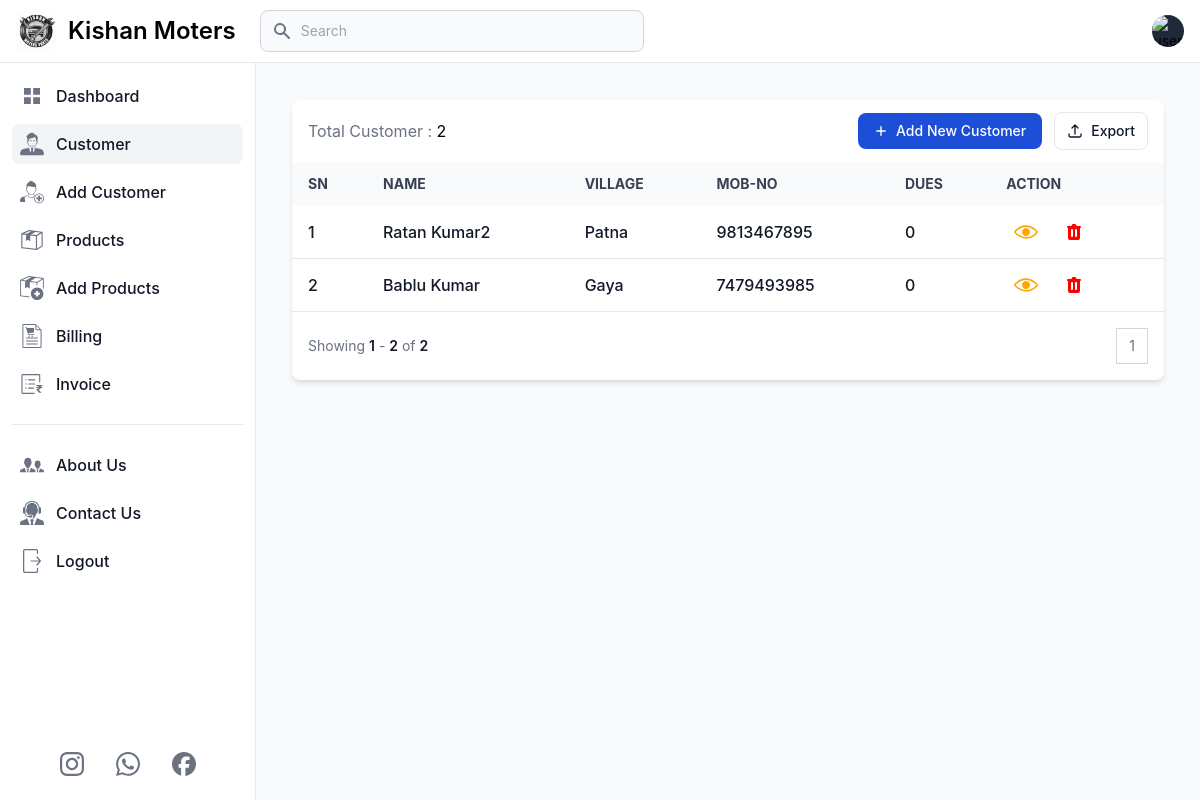
Page /customers (signed in) on the earlier database version.
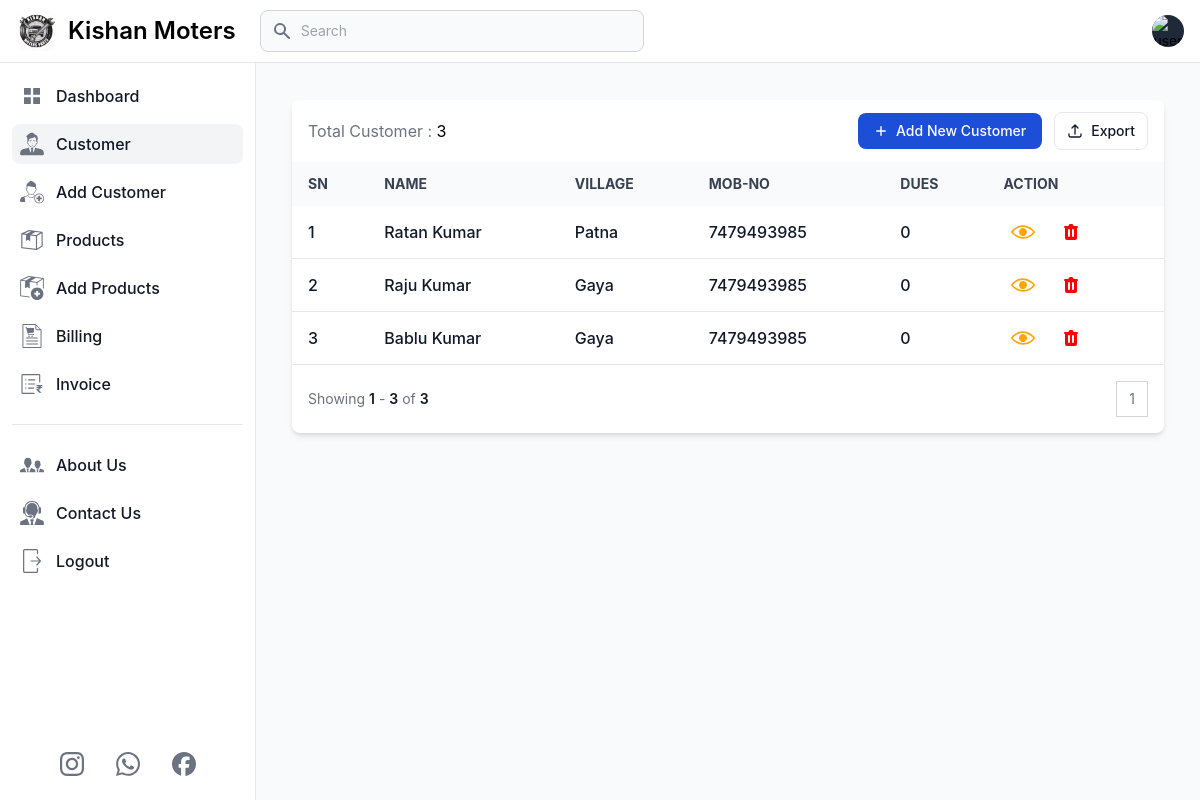
Same page on the later database version.
### app.py (models this page shows, shortened)
class Customer(db.Model):
    id = db.Column(db.Integer, primary_key=True)
    user_id = db.Column(db.Integer, db.ForeignKey('user.id'), nullable=False)
    customer_name = db.Column(db.String(100), nullable=False)
    customer_village = db.Column(db.String(100), nullable=False)
    customer_mob_no = db.Column(db.String(100), nullable=False)

### app.py (the view)
@app.route('/customers', methods=['GET', 'POST'])
def customers():
    if 'email' in session:
        user = User.query.filter_by(email=session['email']).first()
        page = request.args.get('page', 1, type=int)
        customers = Customer.query.filter(Customer.user_id == user.id).paginate(page=page, per_page=10)
        total_customer = Customer.query.filter(Customer.user_id == user.id).count()
        return render_template('customer.html', title='Customer', current_page='customer',
                               user=user, customers=customers, total_customer=total_customer, min=min, enumerate=enumerate)
    else:
        flash('You need to login first.', 'error')
        return redirect('/login')

### templates/customer.html (shortened to what the changed rows need)
{% extends 'layout.html' %}
{% block content %}
<main class="p-4 md:ml-64 h-auto pt-20">
    <div class="m-2 md:m-5 max-w-screen-2xl">
        <div class="relative overflow-hidden bg-white shadow-md dark:bg-gray-800 rounded-lg">
            <div
                class="flex flex-col px-4 py-3 space-y-3 lg:flex-row lg:items-center lg:justify-between lg:space-y-0 lg:space-x-4">
                <div class="flex items-center flex-1 space-x-4">
                    <h5>
                        <span class="text-gray-500">Total Customer : </span>
                        <span class="dark:text-white">{{total_customer}}</span>
                    </h5>
                </div>
            </div>
            <div class="overflow-x-auto">
                <table class="w-full text-sm text-left text-gray-500 dark:text-gray-400">
                    <thead
                        class="text-xs md:text-sm text-gray-700 uppercase bg-gray-50 dark:bg-gray-700 dark:text-gray-400">
                        <tr>
                            <th scope="col" class="px-4 py-3 whitespace-nowrap">SN</th>
                            <th scope="col" class="px-4 py-3 whitespace-nowrap">Name</th>
                            <th scope="col" class="px-4 py-3 whitespace-nowrap">Village</th>
                            <th scope="col" class="px-4 py-3 whitespace-nowrap">Mob-No</th>
                            <th scope="col" class="px-4 py-3 whitespace-nowrap">Dues</th>
                            <th scope="col" class="px-4 py-3 whitespace-nowrap">Action</th>
                        </tr>
                    </thead>
                    <tbody>
                        {% if customers.items %}
                            {% for index, customer in enumerate(customers.items, start=(customers.page - 1) * customers.per_page + 1) %}
                            <tr class="border-b text-base dark:border-gray-600 hover:bg-gray-100 dark:hover:bg-gray-700">
                                <td class="px-4 py-2 font-medium text-gray-900 whitespace-nowrap dark:text-white">
                                    <div class="flex items-center">
                                        {{ index}}
                                    </div>
                                </td>
                                <th scope="row"
                                    class="px-4 py-2 font-medium text-gray-900 whitespace-nowrap dark:text-white">
                                    <div class="flex items-center">
                                        {{customer.customer_name}}
                                    </div>
                                </th>
                                <td class="px-4 py-2 font-medium text-gray-900 whitespace-nowrap dark:text-white">
                                    <div class="flex items-center">
                                        {{customer.customer_village}}
                                    </div>
                                </td>
                                <td class="px-4 py-2 font-medium text-gray-900 whitespace-nowrap dark:text-white">
                                    <div class="flex items-center">
                                        {{customer.customer_mob_no}}
                                    </div>
                                </td>
                                <td class="px-4 py-2 font-medium text-gray-900 whitespace-nowrap dark:text-white">
                                    <div class="flex items-center">
                                        0
                                    </div>
                                </td>
                                <td class="px-4 py-2 font-medium text-gray-900 whitespace-nowrap dark:text-white flex">
                                    <div class="mr-2 p-2 hover:bg-slate-800 hover:rounded-md">
                                        <a href="">
                                            <button class="flex justify-center items-center">
                                            </button>
                                        </a>
                                    </div>
                                    <div class="flex justify-center p-2 hover:bg-slate-800 hover:rounded-md">
                                        <button  id="deleteButton-{{ customer.id }}" data-modal-target="deleteModal-{{ customer.id }}"
                                            data-modal-toggle="deleteModal-{{ customer.id}}">
                                        </button>
                                    </div>
                                </td>
                            </tr>
                            {% endfor %}
                        {% else %}
                            <tr>
                                <td colspan="8" class="text-center p-5">No Customer Found.</td>
                            </tr>
                        {% endif %}
                    </tbody>
                </table>
            </div>
            <nav class="flex flex-col items-start justify-between p-4 space-y-3 md:flex-row md:items-center md:space-y-0"
                aria-label="Table navigation">
                <span class="text-sm font-normal text-gray-500 dark:text-gray-400">
                    Showing
                    <span class="font-semibold text-gray-900 dark:text-white">{{ customers.page * customers.per_page - customers.per_page + 1 }}</span>
                    -
                    <span class="font-semibold text-gray-900 dark:text-white">{{ min(customers.page * customers.per_page, total_customer) }}</span>
                    of
                    <span class="font-semibold text-gray-900 dark:text-white">{{ total_customer }}</span>
                </span>
                <ul class="inline-flex items-stretch -space-x-px">
                    {% for num in customers.iter_pages(left_edge=1, right_edge=1, left_current=2, right_current=2) %}
                        {% if num %}
                            <li>
                                <a href="#"
                                    class="flex items-center justify-center px-3 py-2 text-sm leading-tight text-gray-500 bg-white border border-gray-300 hover:bg-gray-100 hover:text-gray-700 dark:bg-gray-800 dark:border-gray-700 dark:text-gray-400 dark:hover:bg-gray-700 dark:hover:text-white">{{ num }}</a>
                            </li>
                        {% else %}
                            <li>
                                <a href="#"
                                    class="flex items-center justify-center px-3 py-2 text-sm leading-tight text-gray-500 bg-white border border-gray-300 hover:bg-gray-100 hover:text-gray-700 dark:bg-gray-800 dark:border-gray-700 dark:text-gray-400 dark:hover:bg-gray-700 dark:hover:text-white">...</a>
                            </li>
                        {% endif %}
                    {% endfor %}
                </ul>
            </nav>
        </div>
    </div>
</main>
{% endblock %}

Differences in the rows shown:
added Customer: user "1", customer_name "Ratan Kumar", customer_village "Patna", customer_mob_no "7479493985"
changed Customer: user "1" → "2"; customer_name "Ratan Kumar2" → "Raju Kumar"; customer_village "Patna" → "Gaya"; customer_mob_no "9813467895" → "7479493985"
computed for Customer "Bablu Kumar": index "2" → "3"
Other differences:
{{ total_customer }}: "2" → "3"
{{ min(customers.page * customers.per_page, total_customer) }}: "2" → "3"
